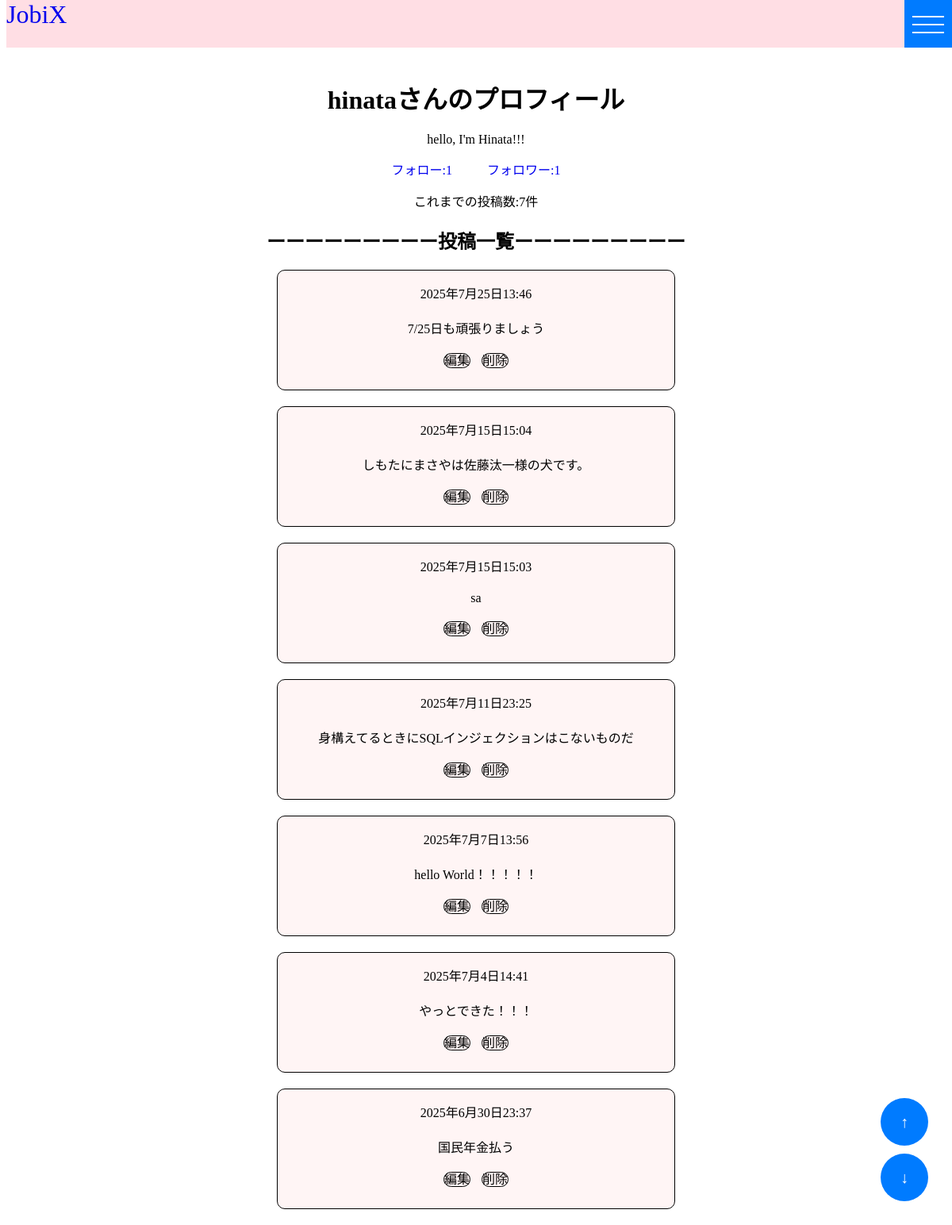
The app's page /accounts/hinata/profile/ with its own data.
### accounts/models.py (models this page shows, shortened)
class CustomUser(AbstractUser):
  bio = models.TextField(blank=True)

### posts/models.py (models this page shows)
class Tweet(models.Model):
    author = models.ForeignKey(settings.AUTH_USER_MODEL, on_delete=models.CASCADE)
    content = models.CharField(max_length=140)
    created_at = models.DateTimeField(auto_now_add=True)

### accounts/views.py (the view)
# urls.py: path('<str:username>/profile/', views.profile, name='profile'),
def profile(request, username):
    user = get_object_or_404(User, username=username)
    data_list = Tweet.objects.filter(author=user).order_by('-created_at')
    post_count = data_list.count()
    followers = Follow.objects.filter(following=user)
    followings = Follow.objects.filter(follower=user)
    is_following = False
    if request.user.is_authenticated:
      is_following = Follow.objects.filter(follower=request.user, following=user).exists()
    return render(request, 'profiles/profile.html', {'profile_user': user, 'data_list':data_list, 'post_count':post_count, 'followers':followers, 'followings':followings, 'is_following':is_following})

### templates/profiles/profile.html (shortened to what this page needs)
{% extends 'base.html' %}
{% block content %}
<div class="profile">
  {% if profile_user %}
  <h1 class='white'>{{ profile_user.username }}さんのプロフィール</h1>
  <p class='white'>{{ profile_user.bio }}</p>
  <div class="followBtn">
    <a class='followlist' href='{% url "followlist" profile_user.id %}'>フォロー:{{ followings.count }}</a>
    <a class='followerlist' href='{% url "followerlist" profile_user.id %}'>フォロワー:{{ followers.count }}</a>
  </div>
  <p class='white'>これまでの投稿数:{{ post_count }}件</p>
  <h2>ーーーーーーーーー投稿一覧ーーーーーーーーー</h2>
    {% for data in data_list %}
      <div class="postCard">
        <p>{{ data.created_at }}</p>
        <p class='content'>{{ data.content }}</p>
        <div class="buttons">
          <a class='update' href="{% url 'posts:update' data.pk %}">編集</a>
          <a class='delete' href="{% url 'posts:delete' data.id %}">削除</a>
        </div>
      </div>
    {% endfor %}
</div>
  {% endif %}
{% endblock %}

### static/css/index.css (style rules this page uses)
html { background-color: rgb(255, 255, 255); width: 100%; }
.postCard { background-color: rgb(255, 245, 245); width: 500px; margin: 0 auto; margin-bottom: 20px; height: 150px; border-radius: 10px; border: solid 1px black; }
.buttons .update, .delete { text-decoration: none; border: solid 1px black; border-radius: 10px; color: black; }
.buttons .update { margin-right: 5px; }
.buttons .delete { margin-left: 5px; }
.profile { margin-top: 100px; }
.profile .content { font-family: MS Gothic; }
.delete { margin-top: 100px; }
.profile .content { margin-top: 20px; }
.followlist, .followerlist { text-decoration: none; margin: 10px 20px; }

### records on screen
CustomUser: username "hinata", bio "hello, I'm Hinata!!!"
Tweet: created_at "2025年7月25日13:46", content "7/25日も頑張りましょう"
Tweet: created_at "2025年7月15日15:04", content "しもたにまさやは佐藤汰一様の犬です。"
Tweet: created_at "2025年7月15日15:03", content "sa"
Tweet: created_at "2025年7月11日23:25", content "身構えてるときにSQLインジェクションはこないものだ"
Tweet: created_at "2025年7月7日13:56", content "hello World！！！！！"
Tweet: created_at "2025年7月4日14:41", content "やっとできた！！！"
Tweet: created_at "2025年6月30日23:37", content "国民年金払う"

### other values on screen
{{ followings.count }} "1"
{{ followers.count }} "1"
{{ post_count }} "7"
